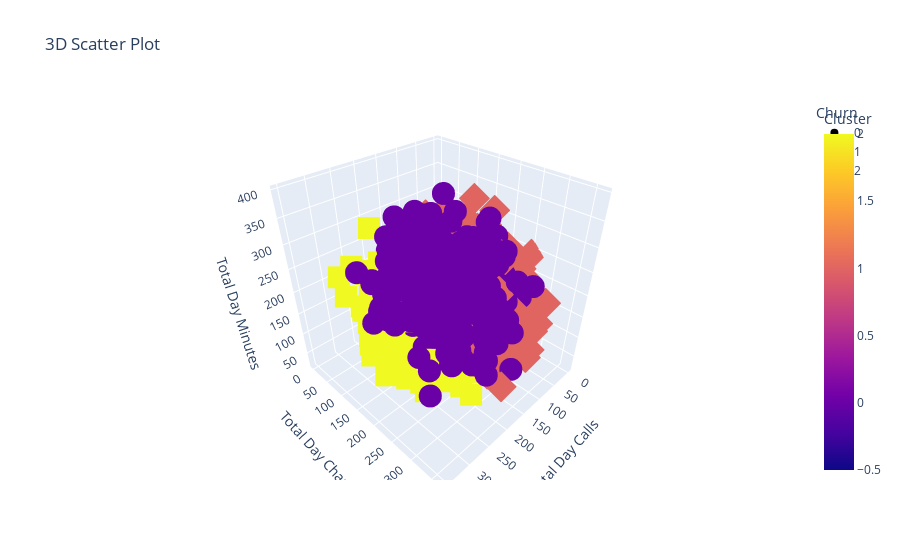

Source (notebook cell):
### Code cell
fig = px.scatter_3d(df, x='Total day minutes', y='Total eve minutes', z='Total night minutes',
                    color='Cluster', symbol='Cluster',
                    title='3D Scatter Plot',
                    labels={'Total day calls': 'Total Day Calls',
                            'Total day charge': 'Total Day Charge',
                            'Total day minutes': 'Total Day Minutes'},
                    color_discrete_map={False: 'blue', True: 'red'})

fig.update_layout(scene=dict(xaxis_title='Total Day Calls',
                             yaxis_title='Total Day Charge',
                             zaxis_title='Total Day Minutes'),
                  legend_title='Churn',
                  showlegend=True)

fig.show()

### Figure 1 — Plotly figure (JSON) as saved in the notebook; plotly's stock layout.template omitted (floating-point values rounded to 4 significant figures; data arrays with more than 128 entries replaced by an {"elided": "..."} marker saying what was removed)
{"data": [{"hovertemplate": "Cluster=%{marker.color}<br>Total Day Minutes=%{x}<br>Total eve minutes=%{y}<br>Total night minutes=%{z}<extra></extra>", "legendgroup": "0", "marker": {"color": {"elided": "1078 int values"}, "coloraxis": "coloraxis", "symbol": "circle"}, "mode": "markers", "name": "0", "scene": "scene", "showlegend": true, "type": "scatter3d", "x": {"elided": "1078 float values"}, "y": {"elided": "1078 float values"}, "z": {"elided": "1078 float values"}}, {"hovertemplate": "Cluster=%{marker.color}<br>Total Day Minutes=%{x}<br>Total eve minutes=%{y}<br>Total night minutes=%{z}<extra></extra>", "legendgroup": "1", "marker": {"color": {"elided": "1127 int values"}, "coloraxis": "coloraxis", "symbol": "diamond"}, "mode": "markers", "name": "1", "scene": "scene", "showlegend": true, "type": "scatter3d", "x": {"elided": "1127 float values"}, "y": {"elided": "1127 float values"}, "z": {"elided": "1127 float values"}}, {"hovertemplate": "Cluster=%{marker.color}<br>Total Day Minutes=%{x}<br>Total eve minutes=%{y}<br>Total night minutes=%{z}<extra></extra>", "legendgroup": "2", "marker": {"color": {"elided": "1128 int values"}, "coloraxis": "coloraxis", "symbol": "square"}, "mode": "markers", "name": "2", "scene": "scene", "showlegend": true, "type": "scatter3d", "x": {"elided": "1128 float values"}, "y": {"elided": "1128 float values"}, "z": {"elided": "1128 float values"}}], "layout": {"coloraxis": {"colorbar": {"title": {"text": "Cluster"}}, "colorscale": [[0, "#0d0887"], [0.1111, "#46039f"], [0.2222, "#7201a8"], [0.3333, "#9c179e"], [0.4444, "#bd3786"], [0.5556, "#d8576b"], [0.6667, "#ed7953"], [0.7778, "#fb9f3a"], [0.8889, "#fdca26"], [1, "#f0f921"]]}, "legend": {"title": {"text": "Churn"}, "tracegroupgap": 0}, "scene": {"domain": {"x": [0, 1], "y": [0, 1]}, "xaxis": {"title": {"text": "Total Day Calls"}}, "yaxis": {"title": {"text": "Total Day Charge"}}, "zaxis": {"title": {"text": "Total Day Minutes"}}}, "showlegend": true, "title": {"text": "3D Scatter Plot"}}}
